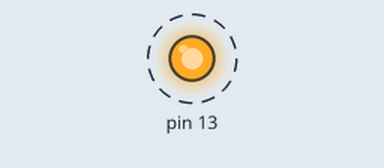
This sketch was run on a simulated Arduino Uno, built with avr-gcc and run on an emulated ATmega328P. Parts: output pins drawn as LEDs (lit = HIGH). Dashed ring = blinking.

Above: at 0.2 s.
Timing chart, 0 to 3.0 s (numbered marks = the images above):
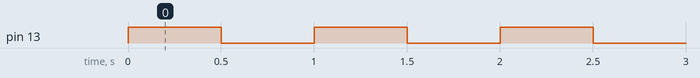

The sketch:

clase01_b5_blink_variable.ino
```cpp
int tiempo = 500;

void setup() {
  pinMode(13, OUTPUT);
}

void loop() {
  digitalWrite(13, HIGH);
  delay(tiempo);
  digitalWrite(13, LOW);
  delay(tiempo);
}
```

Measured:
- by itself, pin 13: alternates HIGH for 0.50 s and LOW for 0.50 s
